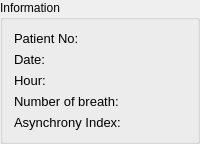
           <widget class="QGroupBox" name="groupBox">
            <property name="font">
             <font>
              <pointsize>9</pointsize>
             </font>
            </property>
            <property name="title">
             <string>Information</string>
            </property>
            <layout class="QVBoxLayout" name="verticalLayout_24">
             <item>
              <layout class="QGridLayout" name="gridLayout">
               <property name="horizontalSpacing">
                <number>0</number>
               </property>
               <item row="0" column="0">
                <widget class="QLabel" name="label_4">
                 <property name="font">
                  <font>
                   <pointsize>10</pointsize>
                   <weight>50</weight>
                   <bold>false</bold>
                  </font>
                 </property>
                 <property name="text">
                  <string>Patient No:</string>
                 </property>
                </widget>
               </item>
               <item row="0" column="1">
                <widget class="QLabel" name="label_pat_no">
                 <property name="font">
                  <font>
                   <pointsize>10</pointsize>
                  </font>
                 </property>
                 <property name="text">
                  <string/>
                 </property>
                 <property name="alignment">
                  <set>Qt::AlignRight|Qt::AlignTrailing|Qt::AlignVCenter</set>
                 </property>
                </widget>
               </item>
               <item row="1" column="0">
                <widget class="QLabel" name="label_6">
                 <property name="font">
                  <font>
                   <pointsize>10</pointsize>
                   <weight>50</weight>
                   <bold>false</bold>
                  </font>
                 </property>
                 <property name="text">
                  <string>Date:</string>
                 </property>
                </widget>
               </item>
               <item row="1" column="1">
                <widget class="QLabel" name="label_date">
                 <property name="font">
                  <font>
                   <pointsize>10</pointsize>
                  </font>
                 </property>
                 <property name="text">
                  <string/>
                 </property>
                 <property name="alignment">
                  <set>Qt::AlignRight|Qt::AlignTrailing|Qt::AlignVCenter</set>
                 </property>
                </widget>
               </item>
               <item row="2" column="1">
                <widget class="QLabel" name="label_hour">
                 <property name="font">
                  <font>
                   <pointsize>10</pointsize>
                  </font>
                 </property>
                 <property name="text">
                  <string/>
                 </property>
                 <property name="alignment">
                  <set>Qt::AlignRight|Qt::AlignTrailing|Qt::AlignVCenter</set>
                 </property>
                </widget>
               </item>
               <item row="3" column="0">
                <widget class="QLabel" name="label_14">
                 <property name="minimumSize">
                  <size>
                   <width>0</width>
                   <height>0</height>
                  </size>
                 </property>
                 <property name="font">
                  <font>
                   <pointsize>10</pointsize>
                   <weight>50</weight>
                   <bold>false</bold>
                  </font>
                 </property>
                 <property name="text">
                  <string>Number of breath:</string>
                 </property>
                </widget>
               </item>
               <item row="2" column="0">
                <widget class="QLabel" name="label_8">
                 <property name="font">
                  <font>
                   <pointsize>10</pointsize>
                   <weight>50</weight>
                   <bold>false</bold>
                  </font>
                 </property>
                 <property name="text">
                  <string>Hour:</string>
                 </property>
                </widget>
               </item>
               <item row="3" column="1">
                <widget class="QLabel" name="label_breath_no">
                 <property name="font">
                  <font>
                   <pointsize>10</pointsize>
                  </font>
                 </property>
                 <property name="text">
                  <string/>
                 </property>
                 <property name="alignment">
                  <set>Qt::AlignRight|Qt::AlignTrailing|Qt::AlignVCenter</set>
                 </property>
                </widget>
               </item>
               <item row="4" column="0">
                <widget class="QLabel" name="label_10">
                 <property name="font">
                  <font>
                   <pointsize>10</pointsize>
                  </font>
                 </property>
                 <property name="text">
                  <string>Asynchrony Index:</string>
                 </property>
                </widget>
               </item>
               <item row="4" column="1">
                <widget class="QLabel" name="label_AI">
                 <property name="font">
                  <font>
                   <pointsize>10</pointsize>
                  </font>
                 </property>
                 <property name="text">
                  <string/>
                 </property>
                 <property name="alignment">
                  <set>Qt::AlignRight|Qt::AlignTrailing|Qt::AlignVCenter</set>
                 </property>
                </widget>
               </item>
              </layout>
             </item>
            </layout>
           </widget>
